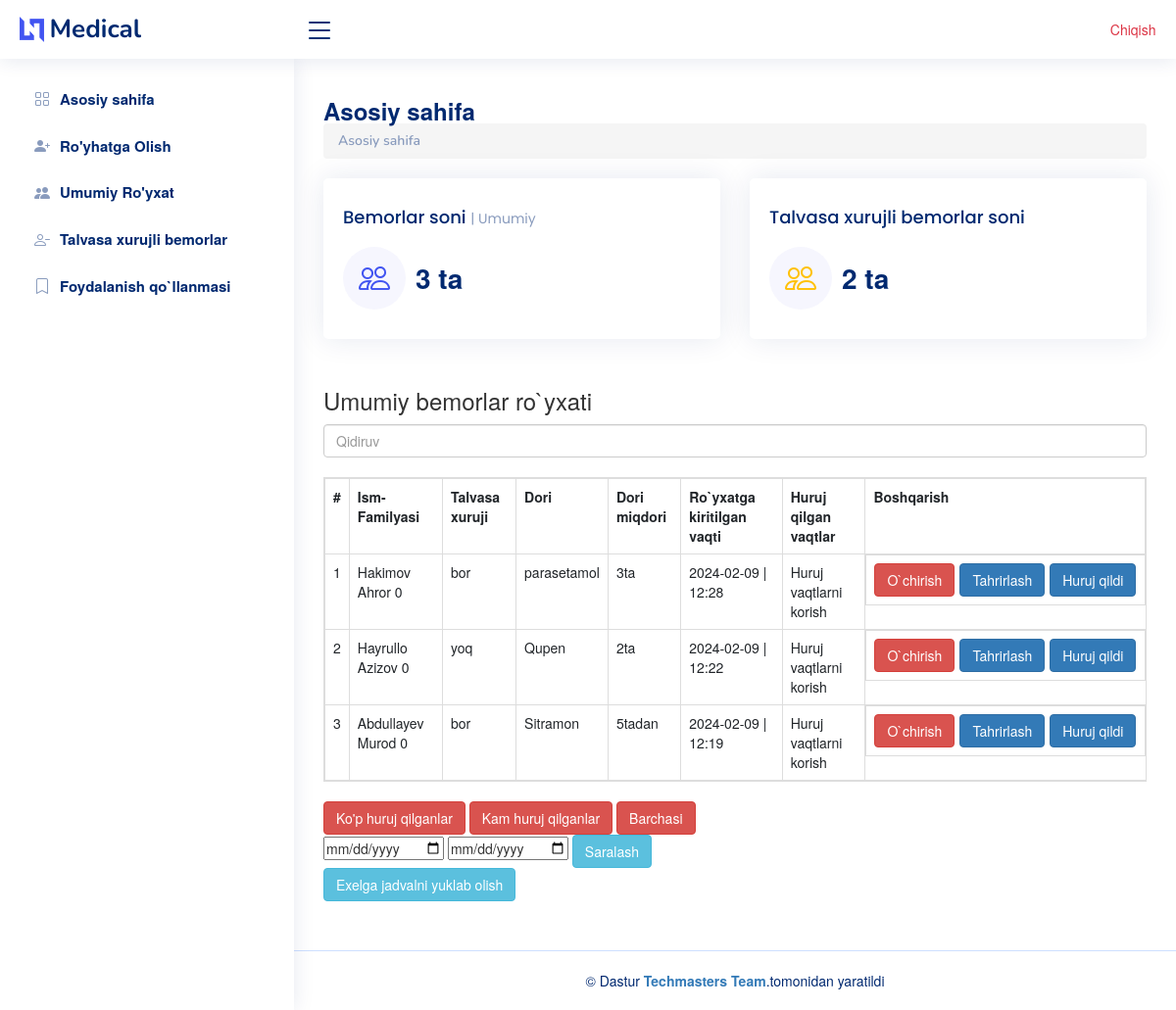
Page / (signed in) on the earlier database version.
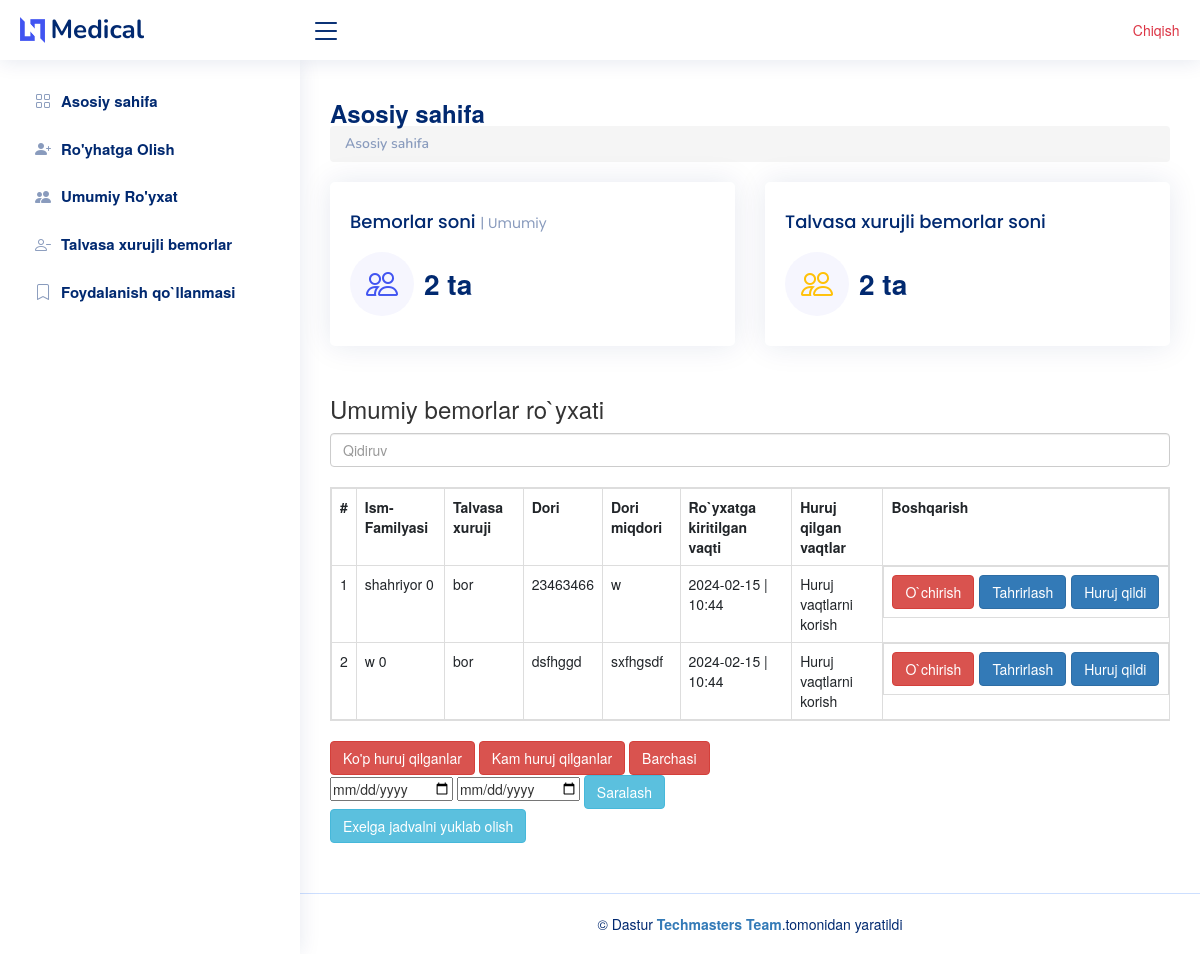
Same page on the later database version.
### chat/models.py (models this page shows, shortened)
class Sick(models.Model):
    username = models.CharField( max_length=400)
    age = models.IntegerField(default=0)
    is_xuruj = models.BooleanField(default=False)
    user = models.ForeignKey(User, on_delete=models.CASCADE)
    date_times = models.DateTimeField(auto_now_add=True)
    dori_name = models.CharField( max_length=400)
    dori_miqdor = models.CharField( max_length=400)

### chat/views.py (the view, shortened to what this page needs)
# urls.py: path("", home ,name='home'),
def home(request):
    if request.user.is_active:
        all_bemor = Sick.objects.all().filter(user=request.user).order_by('-date_times')
        yoq = Sick.objects.filter(is_xuruj=True,user=request.user)
        datas=[]
        data_from =request.GET.get('date_from')
        data_to = request.GET.get('date_to')
        for i in all_bemor:
            h = {'count':i.persons.filter().count(),
                'sick':i
                }
            datas.append(h)
        return render(request , 'mein/index.html', {'all_bemor':all_bemor,'yoq':yoq ,  'datas':datas})
    else:
        return redirect('accounts/login/')

### template/mein/index.html (shortened to what the changed rows need)
{% load static %}
<!DOCTYPE html>
<html lang="en">
<head>
  <link rel="stylesheet" href="https://cdnjs.cloudflare.com/ajax/libs/font-awesome/6.2.1/css/all.min.css" />
  <link href="/static/assets/vendor/bootstrap/css/bootstrap.min.css" rel="stylesheet">
  <link href="/static/assets/vendor/bootstrap-icons/bootstrap-icons.css" rel="stylesheet">
  <link href="/static/assets/vendor/boxicons/css/boxicons.min.css" rel="stylesheet">
  <link href="/static/assets/vendor/quill/quill.snow.css" rel="stylesheet">
  <link href="/static/assets/vendor/quill/quill.bubble.css" rel="stylesheet">
  <link href="/static/assets/vendor/remixicon/remixicon.css" rel="stylesheet">
  <link href="/static/assets/vendor/simple-datatables/style.css " rel="stylesheet">
  <link href="/static/assets/css/style.css" rel="stylesheet">
<link rel="stylesheet" href="https://maxcdn.bootstrapcdn.com/bootstrap/3.4.1/css/bootstrap.min.css">
</head>
<body>
  <main id="main" class="main">
    <div class="pagetitle">
      <h1>Asosiy sahifa</h1>
    </div>
    <section class="section dashboard">
      <div class="row">
        <div class="col-lg-12">
              <div class="row">
                <div class="col-lg-6">
                  <div class="card info-card sales-card">
                    <div class="card-body">
                      <div class="d-flex align-items-center">
                        <div class="ps-3">
                          <h6 id="count_all" data-all="{{ all_clients }}">{{all_bemor|length}} ta</h6>
                        </div>
                      </div>
                    </div>
                  </div>
                </div>
              </div>
          </div>
      </div>
            <section class="section dashboard">
   <div class="table-responsive">
  <br>
  <table   id="example" class="table table-bordered table-hover ">
      <tr data-count="title">
        <th>#</th>
        <th>Ism-Familyasi</th>
        <th>Talvasa xuruji</th>
        <th>Dori</th>
        <th>Dori miqdori</th>
        <th>Ro`yxatga kiritilgan vaqti</th>
        <th>Huruj qilgan vaqtlar</th>
        <th>Boshqarish</th>
      </tr>
      {% for x in datas|dictsortreversed:'count' %}
      <tr data-count="{{x.sick.persons.all|length}}">
        <td id="data{{x.sick.id}}">1</td>
                      <td>{{x.sick.username}} {{x.sick.persons.all|length}} </td>
                      <td>
                         {% if x.sick.is_xuruj == True %}
                         bor
                         {% else %}
                         yoq
                         {% endif %}
                        </td>
                      <td>{{x.sick.dori_name}}</td>
                      <td>{{x.sick.dori_miqdor}}</td>
                      <td>{{x.sick.date_times|date:'Y-m-d'}}  | {{x.sick.date_times|time:"h:i"}} </td>
                      <td>
                        <a  data-toggle="modal" data-target="#about{{x.sick.id}}" >Huruj vaqtlarni korish</a>
                      </td>
                      <td class="d-flex gap-2">
                         <a  href="delete/{{x.sick.id}}/"><button type="button" class="btn btn-danger">O`chirish</button></a>
                          <a  href=""  data-toggle="modal" data-target="#exampleModalCenter{{x.sick.id}}"><button type="button" class="btn btn-primary">Tahrirlash</button></a>
                          <a  href="create_huruj/{{x.sick.id}}" ><button type="button" class="btn btn-primary">Huruj qildi</button></a>
                      </td>
      </tr>
      {% endfor %}
  </table>
</div>
<link rel="stylesheet" href="https://cdn.datatables.net/1.13.7/css/jquery.dataTables.min.css">
<link rel="stylesheet" href="https://cdn.datatables.net/buttons/2.4.2/css/buttons.dataTables.min.css">
    </section>
  </main>
</body>
</html>

Differences in the rows shown:
removed Sick: sick.username "Hakimov Ahror", sick.persons.all|length "0", is_xuruj "bor", sick.dori_name "parasetamol", sick.dori_miqdor "3ta", sick.date_times "2024-02-09", sick.date_times "12:28"
removed Sick: sick.username "Hayrullo Azizov", sick.persons.all|length "0", is_xuruj "yoq", sick.dori_name "Qupen", sick.dori_miqdor "2ta", sick.date_times "2024-02-09", sick.date_times "12:22"
removed Sick: sick.username "Abdullayev Murod", sick.persons.all|length "0", is_xuruj "bor", sick.dori_name "Sitramon", sick.dori_miqdor "5tadan", sick.date_times "2024-02-09", sick.date_times "12:19"
added Sick: sick.username "shahriyor", sick.persons.all|length "0", is_xuruj "bor", sick.dori_name "23463466", sick.dori_miqdor "w", sick.date_times "2024-02-15", sick.date_times "10:44"
added Sick: sick.username "w", sick.persons.all|length "0", is_xuruj "bor", sick.dori_name "dsfhggd", sick.dori_miqdor "sxfhgsdf", sick.date_times "2024-02-15", sick.date_times "10:44"
Other differences:
{{ all_bemor|length }}: "3" → "2"
